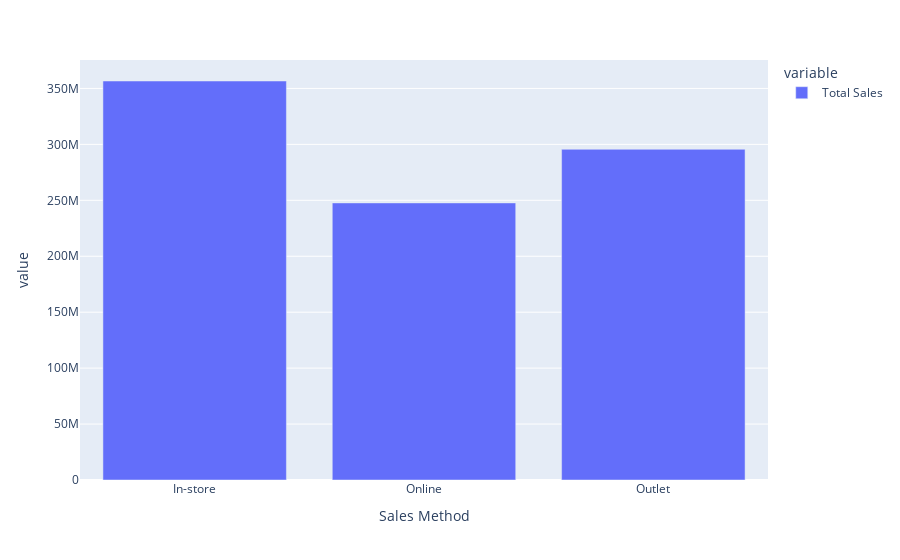

Notebook code cell kept with this figure:
### Code cell
px.bar(s_method)

### Figure 1 — Plotly figure (JSON) as saved in the notebook; plotly's stock layout.template omitted (floating-point values rounded to 4 significant figures)
{"data": [{"hovertemplate": "variable=Total Sales<br>Sales Method=%{x}<br>value=%{y}<extra></extra>", "legendgroup": "Total Sales", "marker": {"color": "#636efa", "pattern": {"shape": ""}}, "name": "Total Sales", "orientation": "v", "showlegend": true, "textposition": "auto", "type": "bar", "x": ["In-store", "Online", "Outlet"], "xaxis": "x", "y": [356600000.0, 247700000.0, 295600000.0], "yaxis": "y"}], "layout": {"barmode": "relative", "legend": {"title": {"text": "variable"}, "tracegroupgap": 0}, "margin": {"t": 60}, "xaxis": {"anchor": "y", "domain": [0, 1], "title": {"text": "Sales Method"}}, "yaxis": {"anchor": "x", "domain": [0, 1], "title": {"text": "value"}}}}
